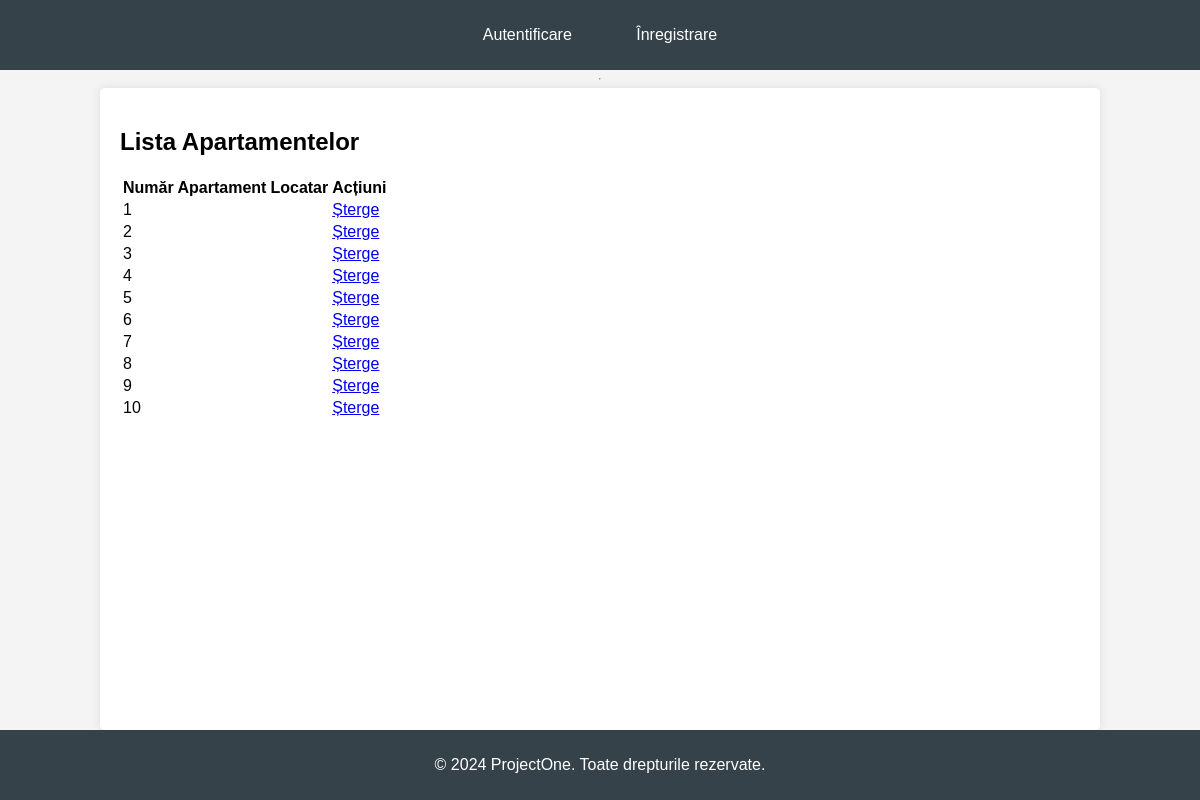
/users/apartamente/, run on the app's committed database.
### users/models.py (models this page shows, shortened)
class Apartament(models.Model):
    numar = models.CharField(max_length=10, unique=True)

### users/views.py (the view)
# urls.py: path('apartamente/', views.lista_apartamente, name='lista_apartamente'),
def lista_apartamente(request):
    apartamente = Apartament.objects.all()
    return render(request, 'users/lista_apartamente.html', {'apartamente': apartamente})

### users/templates/users/lista_apartamente.html
{% extends "users/base_generic.html" %}
{% block content %}
<h2>Lista Apartamentelor</h2>
<table>
    <tr>
        <th>Număr Apartament</th>
        <th>Locatar</th>
        <th>Acțiuni</th>
    </tr>
    {% for apartament in apartamente %}
    <tr>
        <td>{{ apartament.numar }}</td>
        <td>{{ apartament.locatar }}</td>
        <td>
  <a href="{% url 'sterge_apartament' apartament.id %}" onclick="return confirm('Sigur vrei să ștergi acest apartament?');">Șterge</a>
        </td>
    </tr>
    {% endfor %}
</table>
{% endblock %}

### users/templates/users/base_generic.html (style rules this page uses)
body { font-family: Arial, sans-serif; margin: 0; padding: 0; background-color: #f4f4f4; display: flex; flex-direction: column; min-height: 100vh; }

### data on the page
Apartament: numar "1"
Apartament: numar "2"
Apartament: numar "3"
Apartament: numar "4"
Apartament: numar "5"
Apartament: numar "6"
Apartament: numar "7"
Apartament: numar "8"
Apartament: numar "9"
Apartament: numar "10"
